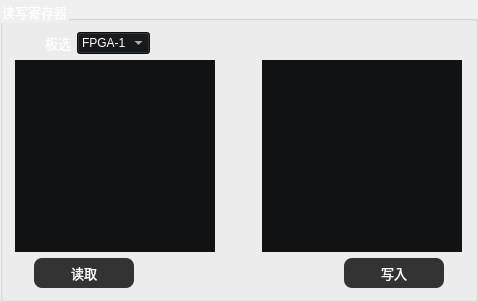
           <widget class="QGroupBox" name="groupBox_9">
            <property name="font">
             <font>
              <pointsize>10</pointsize>
             </font>
            </property>
            <property name="styleSheet">
             <string notr="true">color: rgb(255, 255, 255);</string>
            </property>
            <property name="title">
             <string>读写寄存器</string>
            </property>
            <layout class="QGridLayout" name="gridLayout_19">
             <item row="0" column="0">
              <spacer name="horizontalSpacer_59">
               <property name="orientation">
                <enum>Qt::Horizontal</enum>
               </property>
               <property name="sizeType">
                <enum>QSizePolicy::Fixed</enum>
               </property>
               <property name="sizeHint" stdset="0">
                <size>
                 <width>25</width>
                 <height>20</height>
                </size>
               </property>
              </spacer>
             </item>
             <item row="0" column="1">
              <widget class="QLabel" name="label_79">
               <property name="maximumSize">
                <size>
                 <width>35</width>
                 <height>16777215</height>
                </size>
               </property>
               <property name="font">
                <font>
                 <pointsize>10</pointsize>
                </font>
               </property>
               <property name="styleSheet">
                <string notr="true">color:#ffffff</string>
               </property>
               <property name="text">
                <string>板选</string>
               </property>
              </widget>
             </item>
             <item row="0" column="2">
              <widget class="QComboBox" name="comboBox_5">
               <property name="styleSheet">
                <string notr="true">background-color: rgb(17, 18, 20);
color:rgb(255,255,255);</string>
               </property>
               <item>
                <property name="text">
                 <string>FPGA-1</string>
                </property>
               </item>
               <item>
                <property name="text">
                 <string>FPGA-2</string>
                </property>
               </item>
               <item>
                <property name="text">
                 <string>FPGA-3</string>
                </property>
               </item>
               <item>
                <property name="text">
                 <string>FPGA-4</string>
                </property>
               </item>
               <item>
                <property name="text">
                 <string>FPGA-5</string>
                </property>
               </item>
               <item>
                <property name="text">
                 <string>FPGA-6</string>
                </property>
               </item>
              </widget>
             </item>
             <item row="0" column="3">
              <spacer name="horizontalSpacer_58">
               <property name="orientation">
                <enum>Qt::Horizontal</enum>
               </property>
               <property name="sizeHint" stdset="0">
                <size>
                 <width>308</width>
                 <height>20</height>
                </size>
               </property>
              </spacer>
             </item>
             <item row="1" column="0" colspan="4">
              <layout class="QHBoxLayout" name="horizontalLayout_60">
               <item>
                <widget class="QTextEdit" name="AddEdit">
                 <property name="minimumSize">
                  <size>
                   <width>100</width>
                   <height>0</height>
                  </size>
                 </property>
                 <property name="maximumSize">
                  <size>
                   <width>200</width>
                   <height>16777215</height>
                  </size>
                 </property>
                 <property name="font">
                  <font>
                   <pointsize>10</pointsize>
                  </font>
                 </property>
                 <property name="styleSheet">
                  <string notr="true">background-color: rgb(17, 18, 20);
border:none;</string>
                 </property>
                </widget>
               </item>
               <item>
                <spacer name="horizontalSpacer_51">
                 <property name="orientation">
                  <enum>Qt::Horizontal</enum>
                 </property>
                 <property name="sizeType">
                  <enum>QSizePolicy::Fixed</enum>
                 </property>
                 <property name="sizeHint" stdset="0">
                  <size>
                   <width>40</width>
                   <height>20</height>
                  </size>
                 </property>
                </spacer>
               </item>
               <item>
                <widget class="QTextEdit" name="NumEdit">
                 <property name="minimumSize">
                  <size>
                   <width>100</width>
                   <height>0</height>
                  </size>
                 </property>
                 <property name="maximumSize">
                  <size>
                   <width>200</width>
                   <height>16777215</height>
                  </size>
                 </property>
                 <property name="font">
                  <font>
                   <pointsize>10</pointsize>
                  </font>
                 </property>
                 <property name="styleSheet">
                  <string notr="true">background-color: rgb(17, 18, 20);
border:none;</string>
                 </property>
                </widget>
               </item>
              </layout>
             </item>
             <item row="2" column="0" colspan="4">
              <layout class="QHBoxLayout" name="horizontalLayout_48">
               <item>
                <spacer name="horizontalSpacer_11">
                 <property name="orientation">
                  <enum>Qt::Horizontal</enum>
                 </property>
                 <property name="sizeType">
                  <enum>QSizePolicy::Fixed</enum>
                 </property>
                 <property name="sizeHint" stdset="0">
                  <size>
                   <width>20</width>
                   <height>20</height>
                  </size>
                 </property>
                </spacer>
               </item>
               <item>
                <widget class="QPushButton" name="pushButton_7">
                 <property name="minimumSize">
                  <size>
                   <width>100</width>
                   <height>30</height>
                  </size>
                 </property>
                 <property name="maximumSize">
                  <size>
                   <width>100</width>
                   <height>16777215</height>
                  </size>
                 </property>
                 <property name="font">
                  <font>
                   <pointsize>10</pointsize>
                  </font>
                 </property>
                 <property name="styleSheet">
                  <string notr="true">#pushButton_7
{
border-radius:8px;
color: #FFFFFF;
 background-color: #333333; 

}

#pushButton_7::hover
{	
color: #FFFFFF;


background-color: qlineargradient(x1:0, y1:0, x2:1, y2:0, stop:0 #E0BBE4, stop:0.5 #4B0082, stop:1 #E0BBE4);
}

#pushButton_7::pressed,QPushButton::checked
{
    color: #FFFFFF;
   background-color: #718093;
}</string>
                 </property>
                 <property name="text">
                  <string>读取</string>
                 </property>
                </widget>
               </item>
               <item>
                <spacer name="horizontalSpacer_15">
                 <property name="orientation">
                  <enum>Qt::Horizontal</enum>
                 </property>
                 <property name="sizeHint" stdset="0">
                  <size>
                   <width>40</width>
                   <height>20</height>
                  </size>
                 </property>
                </spacer>
               </item>
               <item>
                <widget class="QPushButton" name="pushButton_6">
                 <property name="minimumSize">
                  <size>
                   <width>100</width>
                   <height>30</height>
                  </size>
                 </property>
                 <property name="maximumSize">
                  <size>
                   <width>100</width>
                   <height>16777215</height>
                  </size>
                 </property>
                 <property name="font">
                  <font>
                   <pointsize>10</pointsize>
                  </font>
                 </property>
                 <property name="styleSheet">
                  <string notr="true">#pushButton_6
{
border-radius:8px;
color: #FFFFFF;
 background-color: #333333; 

}

#pushButton_6::hover
{	
color: #FFFFFF;

   background-color: qlineargradient(x1:0, y1:0, x2:1, y2:0, stop:0 #FFDAB9, stop:0.5 #FF8C00, stop:1 #FFDAB9);

}

#pushButton_6::pressed,QPushButton::checked
{
    color: #FFFFFF;
   background-color: #718093;
}</string>
                 </property>
                 <property name="text">
                  <string>写入</string>
                 </property>
                </widget>
               </item>
               <item>
                <spacer name="horizontalSpacer_14">
                 <property name="orientation">
                  <enum>Qt::Horizontal</enum>
                 </property>
                 <property name="sizeType">
                  <enum>QSizePolicy::Fixed</enum>
                 </property>
                 <property name="sizeHint" stdset="0">
                  <size>
                   <width>20</width>
                   <height>20</height>
                  </size>
                 </property>
                </spacer>
               </item>
              </layout>
             </item>
            </layout>
           </widget>
